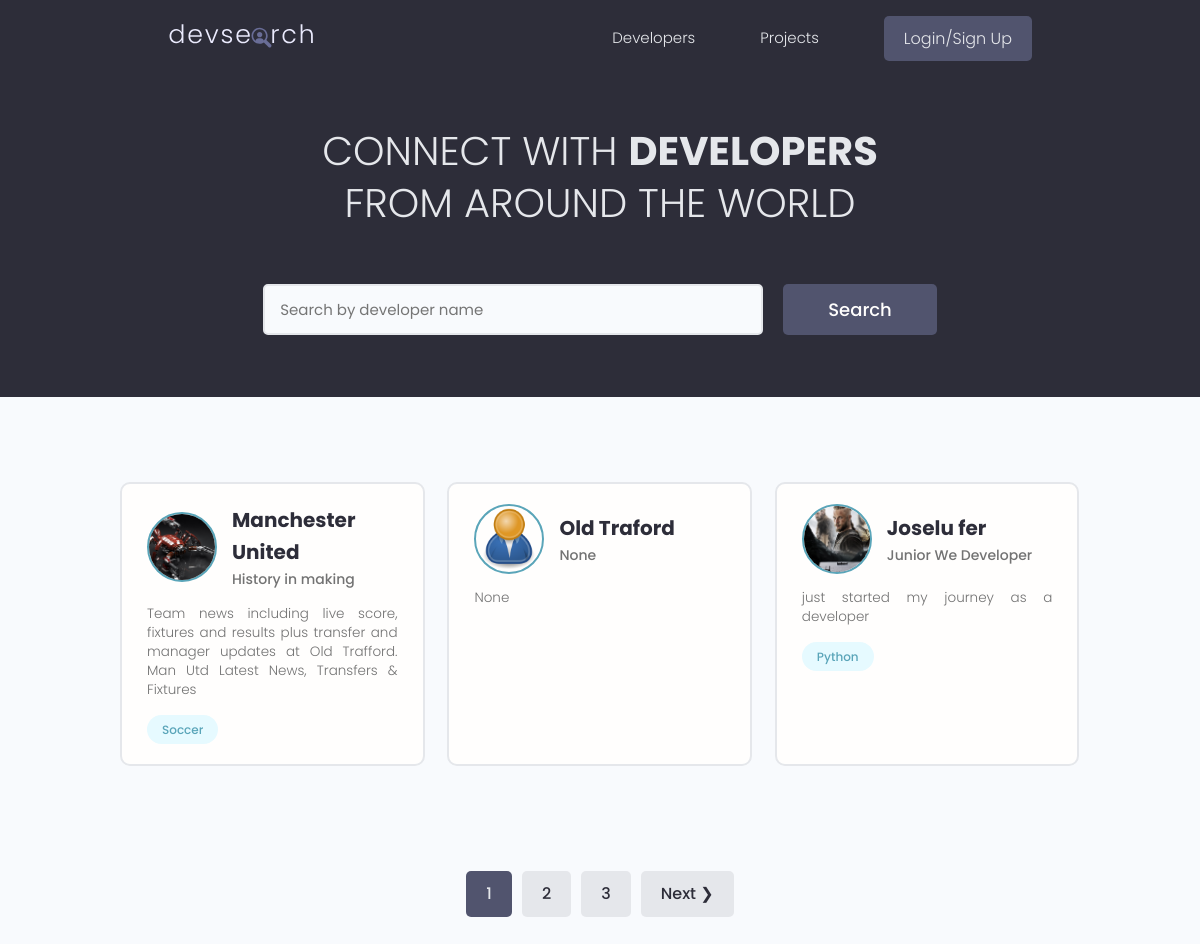
The page / on the database its author committed.
### users/models.py (models this page shows, shortened)
class Profile(models.Model):
    user  = models.OneToOneField(User, on_delete=models.CASCADE, null=True, blank=True)
    name = models.CharField(max_length=200,null=True, blank=True)
    user_name = models.CharField(max_length=200,null=True, blank=True)
    location = models.CharField(max_length=200,null=True, blank=True)
    email = models.EmailField(max_length=500, null=True, blank=True)
    short_intro = models.CharField(max_length=200, null=True, blank=True)
    bio = models.TextField(null=True, blank=True)
    profile_image = models.FileField(null=True, blank=True,
                                    upload_to='profiles/', default="profiles/user-default.png")
    social_github = models.CharField(max_length=200,null=True, blank=True)
    social_facebook = models.CharField(max_length=200,null=True, blank=True)
    social_twitter = models.CharField(max_length=200,null=True, blank=True)
    social_linkedin = models.CharField(max_length=200,null=True, blank=True)
    social_youtube = models.CharField(max_length=200,null=True, blank=True)
    social_website = models.CharField(max_length=200,null=True, blank=True)
    created =models.DateTimeField(auto_now_add=True)
    id = models.UUIDField(default=uuid.uuid4, unique=True,editable=False,
                            primary_key=True)

class Skill(models.Model):
    owner = models.ForeignKey(Profile, null=True, blank=True, on_delete=models.CASCADE)
    name = models.CharField(max_length=200,null=True, blank=True)
    description = models.TextField(null=True, blank=True)
    created =models.DateTimeField(auto_now_add=True)
    id = models.UUIDField(default=uuid.uuid4, unique=True,editable=False,
                            primary_key=True)
    def __str__(self):
        return str(self.name)

### users/views.py (the view)
# urls.py: path('', views.profiles, name='profiles'),
def profiles(request):
    profiles, search_query = searchProfiles(request)
    custom_range, profiles = paginateProfiles(request,profiles,3)
    context = {'profiles':profiles, 'search_querry':search_query,'custom_range':custom_range }
    return render(request, 'users/profiles.html', context)

### users/utils.py (called while the page is built)
def paginateProfiles(request, profiles,results):
    page = request.GET.get('page')
    paginator = Paginator(profiles,results)
    try:
        profiles = paginator.page(page)
    except PageNotAnInteger:
        page = 1
        profiles = paginator.page(page)
    except EmptyPage:
        page = paginator.num_pages
        profiles = paginator.page(page)
    leftIndex = (int(page)- 4)
    if leftIndex < 1:
        leftIndex = 1
    rightIndex = (int(page)+ 5)
    if rightIndex > paginator.num_pages:
        rightIndex = paginator.num_pages + 1
    custom_range = range(leftIndex, rightIndex)
    return custom_range, profiles

def searchProfiles(request):
    search_querry = ''
    if request.GET.get('search_querry'):
        search_querry = request.GET.get('search_querry')
    skill = Skill.objects.filter(name__icontains=search_querry)
    profiles = Profile.objects.distinct().filter(Q(name__icontains =search_querry)|
                                        Q(short_intro__icontains=search_querry)|
                                        Q(skill__in=skill))
    return profiles,search_querry

### users/templates/users/profiles.html (shortened to what this page needs)
{% extends 'main.html' %}
{% block content %}
<main class="home">
    <section class="hero-section text-center">
    <div class="container container--narrow">
        <div class="hero-section__box">
        <h2>CONNECT WITH <span>DEVELOPERS</span></h2>
        <h2>FROM AROUND THE WORLD</h2>
        </div>
        <div class="hero-section__search">
        <form class="form" id="searchForm" action="{% url 'profiles' %}" method="get">
            <div class="form__field">
            <input class="input input--text" id="formInput#search" type="text" name="search_querry"
                placeholder="Search by developer name" value="{{search_querry}}"/>
            </div>
            <input class="btn btn--sub btn--lg" type="submit" value="Search" />
        </form>
        </div>
    </div>
    </section>
    <section class="devlist">
    <div class="container">
        <div class="grid grid--three">
            {% for profile in profiles %}
        <div class="column card">
            <div class="dev">
            <a href="{% url 'user_profile' profile.id %}" class="card__body">
                <div class="dev__profile">
                <img class="avatar avatar--md" src="{{ profile.profile_image.url }}" alt="profile image" />
                <div class="dev__meta">
                    <h3>{{profile.name|slice:"50"}}</h3>
                    <h5>{{profile.short_intro}}</h5>
                </div>
                </div>
                <p class="dev__info">
                {{profile.bio|slice:"150"}}
                </p>
                <div class="dev__skills">
                    {% for skill in profile.skill_set.all|slice:"4" %}
                <span class="tag tag--pill tag--main">
                    <small>{{skill}}</small>
                </span>
                {% endfor %}
                </div>
            </a>
            </div>
        </div>
        {% endfor%}
        </div>
    </div>
    </section>
    {% include 'pagination.html' with queryset=profiles custom_range=custom_range %}
</main>
{% endblock content %}

### static/styles/app.css (style rules this page uses)
:root { --color-sub: #2d2d39; }
.btn--sub { background-color: var(--color-sub-light); }
.card { border: 2px solid var(--color-light); }
img { width: 100%; }
.hero-section { height: 40vh; display: flex; align-items: center; background-color: var(--color-sub); }
.hero-section__box { margin-bottom: 4rem; }
.hero-section__box > h2, .hero-section__box > h2 > span { font-size: 4rem; color: var(--color-light); line-height: 1.3; text-transform: uppercase; }
.hero-section__box > h2 { font-weight: 300; }
.hero-section__box > h2 > span { font-weight: 700; }
.hero-section__search > .form { display: flex; align-items: center; justify-content: center; gap: 2rem; }
.hero-section__search > .form input.input--text { width: 50rem; }
.devlist { margin-top: 8rem; }
.devlist .grid { align-items: stretch; }
.devlist .dev .dev__profile { display: flex; align-items: center; gap: 1.5rem; }
.devlist .dev .dev__meta h3 { color: var(--color-sub); font-size: 2rem; font-weight: 700; }
.devlist .dev .dev__meta h5 { color: var(--color-text); font-size: 1.4rem; font-weight: 500; }
.devlist .dev .dev__info { margin: 1.5rem 0; font-size: 1.35rem; line-height: 1.4; text-align: justify; }

### static/uikit/styles/modules/_variables.css (style rules this page uses)
:root { --color-main: #5aa5b9; --color-main-light: #e6faff; --color-sub: #3f4156; --color-sub-light: #51546e; --color-sub-lighter: #ededfd; --color-text: #737373; --color-gray: #8b8b8b; --color-light: #e5e7eb; --color-light-gray: #767676; --color-bg: #f8fafd; --color-white: #fffefd; --color-white-light: #f3f3f3; --color-success: #359e64; --color-success-bg: #def8e8; --color-error: #fc4b0b; --color-error-bg: #fff2ee; --font-base: 'Poppins', arial, helvetica, 'Segoe UI', roboto, ubuntu, sans-serif; --font-monospace: 'Fira Code', 'Courier New', courier, monospace; --font-regular: 300; --font-medium: 500; --font-bold: 700; --generic-shadow: 1px 1px 5px #00000010; --generic-transition: all 0.3s ease-in-out; }

### static/uikit/styles/modules/_base.css (style rules this page uses)
* { margin: 0; padding: 0; box-sizing: border-box; text-rendering: optimizeLegibility; color: inherit; font-size: inherit; }
html { font-size: 50%; }
@media only screen and (min-width: 480px) { html { font-size: 56.25%; } }
@media only screen and (min-width: 1200px) { html { font-size: 62.5%; } }
body { line-height: 1.6; font-weight: 400; font-size: 1.5rem; color: var(--color-text); background-color: var(--color-bg); min-height: 100vh; }

### static/uikit/styles/modules/_typography.css (style rules this page uses)
* { font-family: var(--font-base); }
h2 { font-size: 3.6rem; font-weight: var(--font-bold); }
h3 { font-size: 3.2rem; font-weight: var(--font-medium); }
h5 { font-size: 2.4rem; font-weight: var(--font-medium); }
h5, h6 { font-weight: var(--font-regular); }
p, span, strong { font-size: 1.6rem; color: var(--color-text); font-weight: var(--font-regular); }
a { padding-bottom: 2px; text-decoration: none; display: inline-block; color: var(--color-main); font-weight: var(--font-medium); }

### static/uikit/styles/modules/_utilities.css (style rules this page uses)
.container { width: 92%; max-width: 165rem; margin: 0 auto; box-sizing: border-box; }
.container--narrow { width: 92%; max-width: 120rem; }
@media screen and (min-width: 1000px) { .container { width: 90%; } }
@media screen and (min-width: 1000px) { .container--narrow { width: 85%; } }
@media screen and (min-width: 1200px) { .container { width: 80%; } }
@media screen and (min-width: 1200px) { .container--narrow { width: 72%; } }
.text-center { text-align: center; }

### static/uikit/styles/modules/_avatar.css (style rules this page uses)
.avatar { border-radius: 50%; border: 2px solid var(--color-main); object-fit: cover; }
.avatar--md { height: 7rem; width: 7rem; }

### static/uikit/styles/modules/_button.css (style rules this page uses)
.btn { display: inline-block; position: relative; cursor: pointer; background-color: var(--color-light); font-weight: var(--font-medium); color: var(--color-sub); text-decoration: none; padding: 1rem 2rem; border-radius: 0.5rem; border: none; width: -webkit-fit-content; width: -moz-fit-content; width: fit-content; height: -webkit-fit-content; height: -moz-fit-content; height: fit-content; font-size: 1.6rem; outline-width: 0; outline-color: transparent; -webkit-backface-visibility: hidden; backface-visibility: hidden; transition: all 0.3s ease-in-out; }
.btn--sub { background-color: var(--color-sub); color: var(--color-white); }
.btn--lg { font-size: 1.8rem; padding: 1.2rem 4.5rem; }

### static/uikit/styles/modules/_card.css (style rules this page uses)
.card { border-radius: 1rem; background-color: var(--color-white); border: 1.5px solid var(--color-light); width: auto; height: auto; margin-top: 0.5rem; margin-bottom: 0.5rem; overflow: hidden; }
.card__body, .card__header { padding: 2rem 2.5rem; }

### rows shown on the page
Profile: profile_image (picture), name "Manchester United", short_intro "History in making", bio "Team news including live score, fixtures and results plus transfer and manager updates at Old Trafford. Man Utd Latest News, Transfers & Fixtures"
Skill: name "Soccer"
Profile: profile_image (placeholder picture), name "Old Traford", short_intro "None", bio "None"
Profile: profile_image (picture), name "Joselu fer", short_intro "Junior We Developer", bio "just started my journey as a developer"
Skill: name "Python"

### other values the page prints
{{ page }} "1"
{{ page }} "2" "3"
